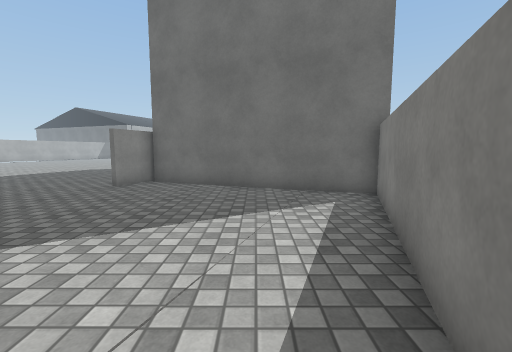
[1] (above)

18 first-person views from a walk through a 3-D level made in the Unity game engine. The camera is 1.3 m above the floor, tilts 6° down and sees 90° across. The floor is counted in squares, 1 m on a side. Each view is taken from the middle of a square. On the plan, view 1 faces up. The plan holds only what a view shows up to about 13 squares ahead; the rest is blank. The place goes on beyond the plan. The player character is not drawn. Some animated figures are not drawn. Some surface patterns are stand-ins.

[2]
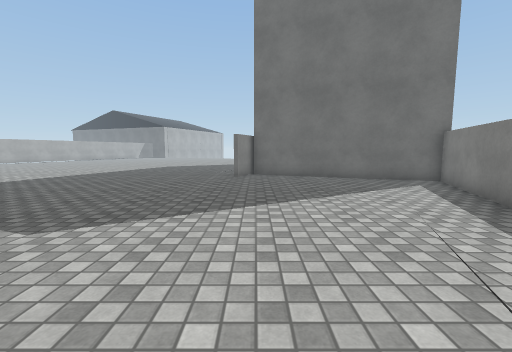

[3]
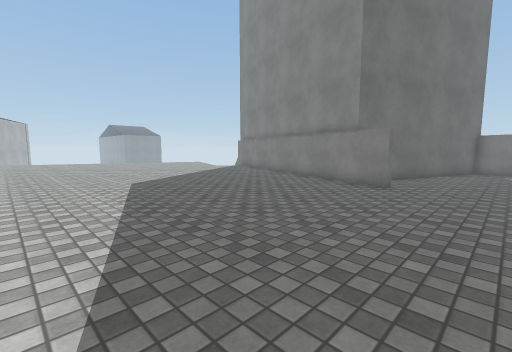

[4]
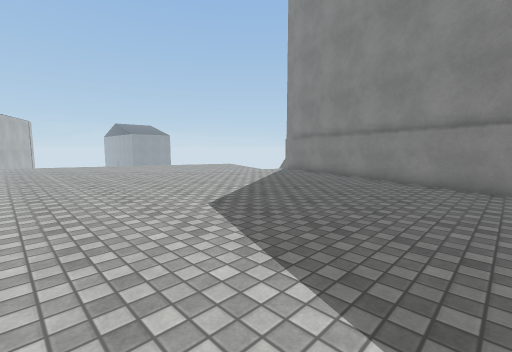

[5]
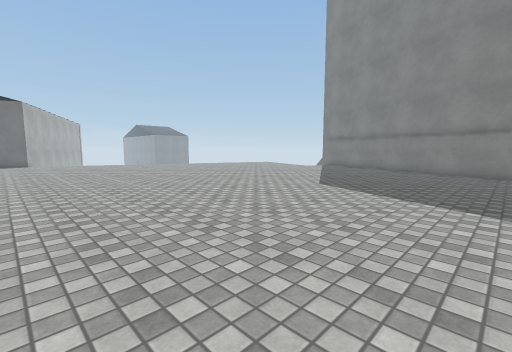

[6]
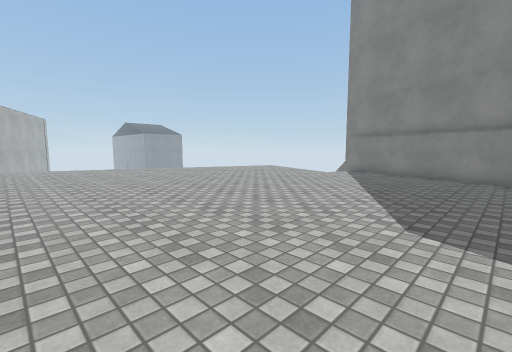

[7]
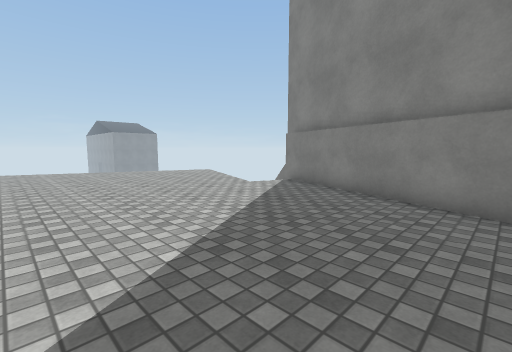

[8]
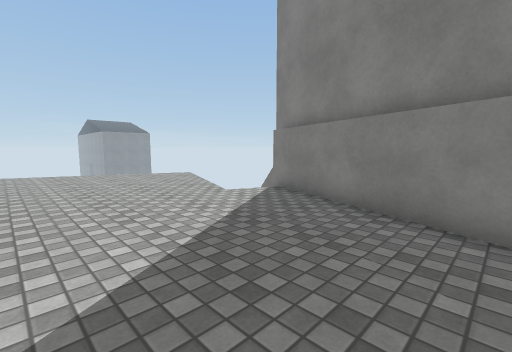

[9]
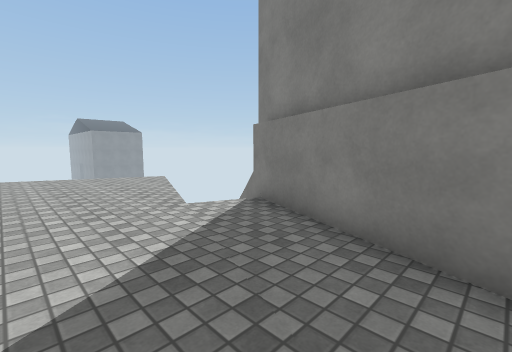

[10]
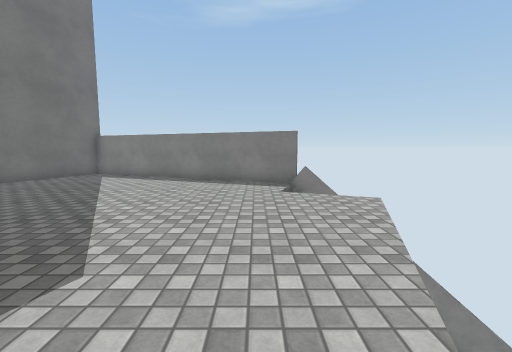

[11]
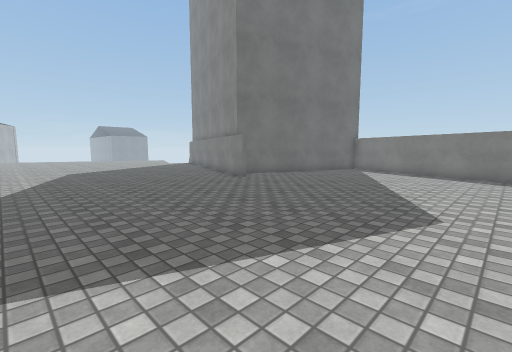

[12]
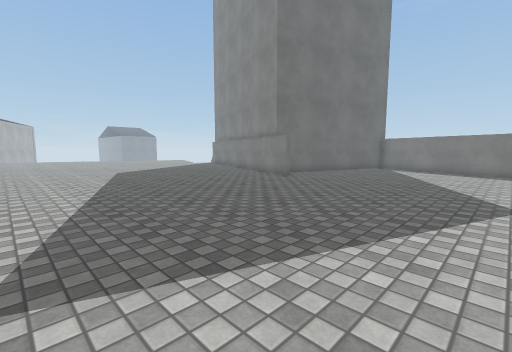

[13]
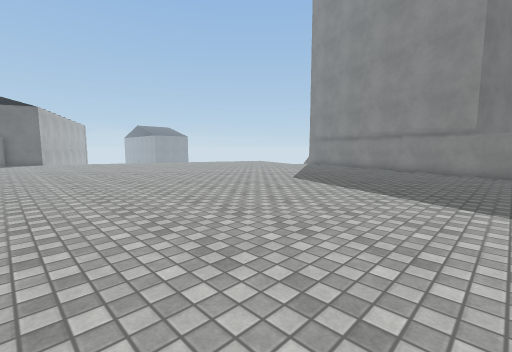

[14]
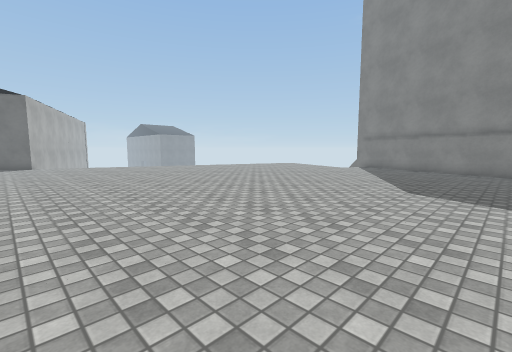

[15]
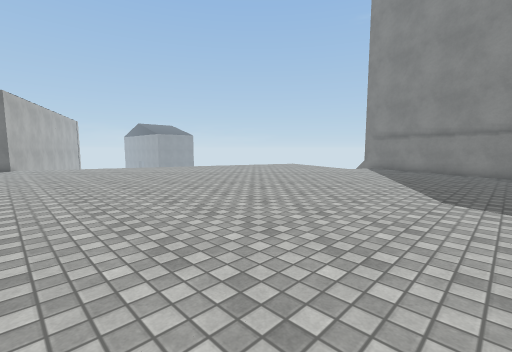

[16]
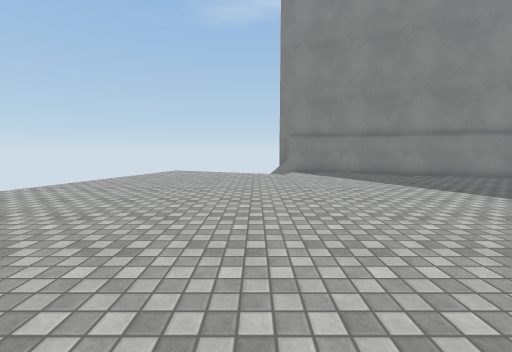

[17]
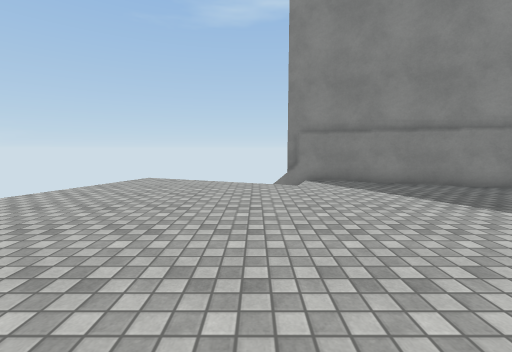

[18]
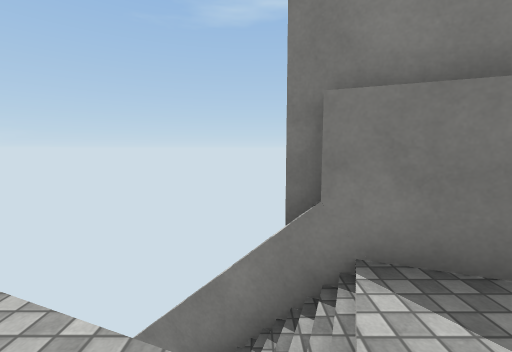

### Floor plan
Points are (right, up) in squares from view 1. A wall is a line through its corners. A room is listed if a view was taken in it or the views show most of it. See-through windows are left out.
Room 1 (views 1, 2, 3, 4, 5, 6, 7, 8, 9, 10, 11, 12, 13, 14, 15, 16, 17, 18)
walls: (-5.1, 8.8) (1.2, 25.1); (-0.5, -3) (3.5, 7.3) (-4.2, 10.4) (-4.9, 8.7); (0.5, 22.1) (0.7, 22.7); (-0.8, -4) (-0.5, -3.1); (-2.6, -8.5) (-1.8, -6.5)

Where each view was taken, in squares from view 1:
view 1: 0 up, 0 right, facing up
view 2: 3 down, 4 left, facing up
view 3: 6 up, 14 left, facing up-right
view 4: 11 up, 14 left, facing up-right
view 5: 11 up, 19 left, facing up-right
view 6: 15 up, 15 left, facing up-right
view 7: 15 up, 9 left, facing up-right
view 8: 16 up, 7 left, facing up-right
view 9: 17 up, 5 left, facing up-right
view 10: 1 down, 10 left, facing right
view 11: 0 up, 13 left, facing up-right
view 12: 1 up, 15 left, facing up-right
view 13: 9 up, 20 left, facing up-right
view 14: 14 up, 19 left, facing up-right
view 15: 15 up, 18 left, facing up-right
view 16: 24 up, 15 left, facing right
view 17: 24 up, 11 left, facing right
view 18: 23 up, 3 left, facing right
